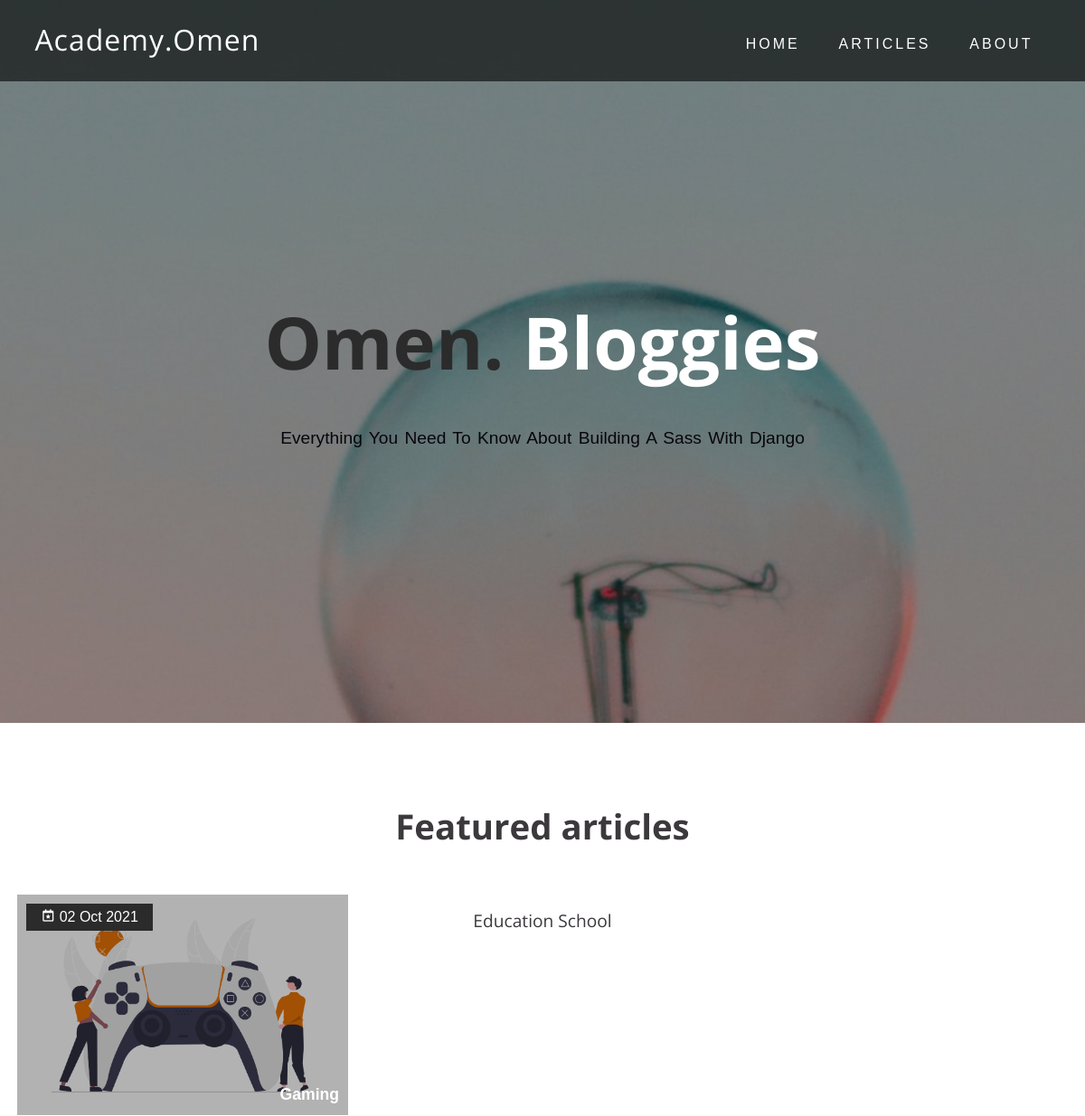
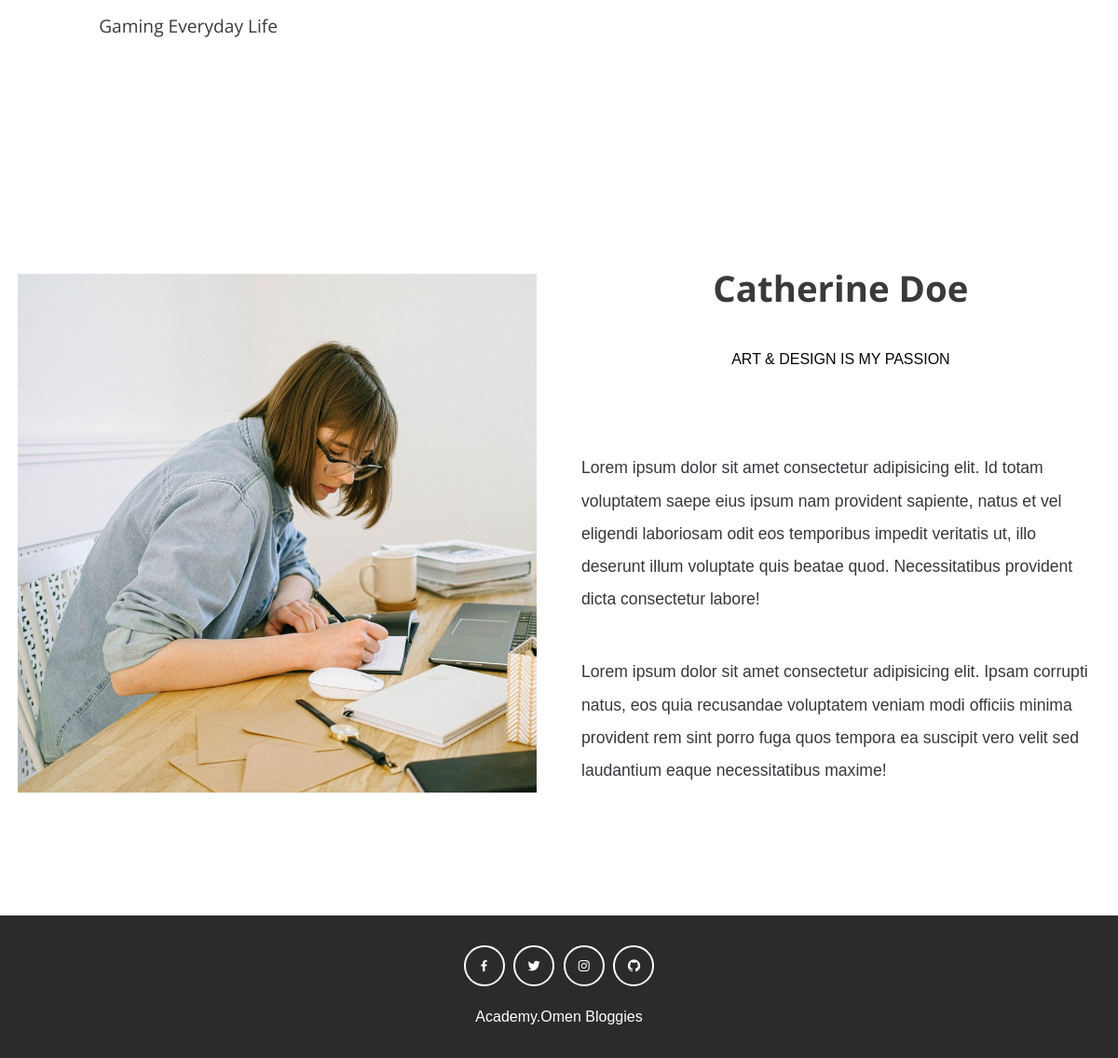
The page / on the database its author committed (2 pictures, top to bottom).
### blog/models.py (models this page shows, shortened)
class Article(models.Model):
    author = models.ForeignKey(
        Profile, on_delete=models.CASCADE, related_name='author'
    )
    headline = models.CharField(max_length=200)
    sub_headline = models.CharField(max_length=200, null=True, blank=True)
    image = models.ImageField(null=True, blank=True, upload_to="article", default="placeholder.png")
    body = RichTextUploadingField(null=True, blank=True)
    featured = models.BooleanField(default=False)
    tags = models.ManyToManyField(Tag, blank=True)
    options = (
        ('draft','Draft'),
        ('published','Published'),
    )
    slug = models.SlugField(max_length=250, unique_for_date='publish')
    publish = models.DateTimeField(default=timezone.now)
    status = models.CharField(max_length=10, choices=options, default='draft')
    objects = models.Manager()
    articlemanager = ArticleManager()
    def get_absolute_url(self):
        return reverse('blog:article', args=[self.slug])
    class Meta:
        ordering = ('-publish',)

### blog/views.py (the view)
# urls.py: path('', views.home, name='home'),
def home(request):
    featured = Article.articlemanager.filter(featured=True)[0:3]
    context = {
        'articles': featured
    }
    return render(request, 'index.html', context)

### blog/models.py (called while the page is built)
    def get_queryset(self):
        return super().get_queryset().filter(status='published')

### blog/templates/index.html (shortened to what this page needs)
{% load static %}
<!DOCTYPE html>
<html>
  <head>
    <link href='https://unpkg.com/boxicons@2.0.7/css/boxicons.min.css' rel='stylesheet'>
    <link rel="stylesheet" href="{% static 'css/style.css' %}">
  </head>
  <body>
    <header>
      <nav class = "navbar">
        <div class = "container">
          <a href = "{% url 'blog:home' %}" class = "navbar-brand">Academy.Omen</a>
          <div class = "navbar-nav">
            <a href = "{% url 'blog:home' %}">home</a>
            <a href = "{% url 'blog:articles' %}">articles</a>
            <a href = "">about</a>
          </div>
        </div>
      </nav>
      <div class = "banner">
        <div class = "container">
          <h1 class = "banner-title">
            <span>Omen.</span> Bloggies
          </h1>
          <p>everything you need to know about building a Sass with Django</p>
        </div>
      </div>
    </header>
    <section class = "featured" id = "featured">
      <div class = "container">
        <div class = "title">
          <h2>Featured articles</h2>
        </div>
        <div class = "featured-content">
          {% for article in articles %}
          <div class = "featured-item">
            <div class = "featured-img">
              <a href="{{ article.get_absolute_url }}">
              <img src = "{{ article.image.url }}" alt = "">
              <span><i class='bx bx-calendar-star'></i> {{ article.publish|date:"d M Y" }}</span>
              <span>{{ article.sub_headline }}</span>
            </a>
            </div>
            <div class = "featured-title">
              <a href = "{{ article.get_absolute_url }}">{{ article.headline }}</a>
            </div>
          </div>
          {% empty %}
            <h3>No featured Article at the Moment ...</h3>
          {% endfor %}
        </div>
      </div>
    </section>
    <section class = "about" id = "about">
      <div class = "container">
        <div class = "about-content">
          <div>
            <img src = "{% static 'images/about.jpg' %}" alt = "">
          </div>
          <div class = "about-text">
            <div class = "title">
              <h2>Catherine Doe</h2>
              <p>art & design is my passion</p>
            </div>
            <p>Lorem ipsum dolor sit amet consectetur adipisicing elit. Id totam voluptatem saepe eius ipsum nam provident sapiente, natus et vel eligendi laboriosam odit eos temporibus impedit veritatis ut, illo deserunt illum voluptate quis beatae quod. Necessitatibus provident dicta consectetur labore!</p>
            <p>Lorem ipsum dolor sit amet consectetur adipisicing elit. Ipsam corrupti natus, eos quia recusandae voluptatem veniam modi officiis minima provident rem sint porro fuga quos tempora ea suscipit vero velit sed laudantium eaque necessitatibus maxime!</p>
          </div>
        </div>
      </div>
    </section>
    <footer>
      <div class = "social-links">
        <a href = "#"><i class='bx bxl-facebook'></i></a>
        <a href = "#"><i class='bx bxl-twitter'></i></a>
        <a href = "#"><i class='bx bxl-instagram'></i></a>
        <a href = "#"><i class='bx bxl-github'></i></a>
      </div>
      <span>Academy.Omen Bloggies</span>
    </footer>
  </body>
</html>

### static/css/style.css (style rules this page uses)
:root { --OpenSans: 'Open Sans', serif; --Monserrat: 'Monserrat', sans-serif; --dark: #3c393d; --exDark: #2b2b2b; --blue: #4285f4; }
* { padding: 0; margin: 0; font-family: var(--Monserrat); }
body { line-height: 1.4; color: var(--dark); }
img { width: 100%; display: block; }
p { font-size: 16px; color: #07050d; line-height: 2; margin: 24px 0; }
.container { max-width: 1200px; margin: 0 auto; padding: 0 1.2rem; }
header { min-height: 100vh; background: linear-gradient(rgba(0, 0, 0, 0.4), rgba(0, 0, 0, 0.4)), url(../images/background.jpg) center/cover no-repeat fixed; display: flex; flex-direction: column; justify-content: stretch; }
.navbar { background: rgba(0, 0, 0, 0.6); padding: 1.2rem; }
.navbar-brand { color: #fff; font-size: 2rem; display: block; text-align: center; text-decoration: none; font-family: var(--OpenSans); letter-spacing: 1px; }
.navbar-nav { padding: 0.8rem 0 0.2rem 0; text-align: center; }
.navbar-nav a { text-transform: uppercase; font-family: var(--Monserrat); letter-spacing: 1px; font-weight: 500; color: #fff; text-decoration: none; display: inline-block; padding: 0.4rem 0.1rem; letter-spacing: 3px; transition: opacity 0.5s ease; }
.banner { flex: 1; display: flex; align-items: center; justify-content: center; text-align: center; color: #fff; }
.banner-title { font-size: 3rem; font-family: var(--OpenSans); line-height: 1.2; }
.banner-title span { font-family: var(--OpenSans); color: var(--exDark); }
.banner p { padding: 1rem 0 2rem 0; font-size: 1.2rem; text-transform: capitalize; font-family: var(--Monserrat); font-weight: 300; word-spacing: 2px; }
.featured { padding: 4.5rem 0; }
.title { text-align: center; padding: 1rem 0; }
.title h2 { font-family: var(--OpenSans); font-size: 2.4rem; }
.title p { text-transform: uppercase; padding: 0.6rem 0; }
.featured-content { margin: 2rem 0; }
.featured-item { cursor: pointer; margin: 1.5rem 0; }
.featured-img { position: relative; overflow: hidden; }
.featured-img::after { position: absolute; content: ""; top: 0; left: 0; width: 100%; height: 100%; background: rgba(0, 0, 0, 0.3); }
.featured-img img { transition: all 0.5s ease; }
.featured-img span:first-of-type { position: absolute; z-index: 1; top: 10px; left: 10px; background: var(--exDark); color: #fff; padding: 0.25rem 1rem; }
.featured-img span:last-of-type { position: absolute; z-index: 1; bottom: 10px; right: 10px; color: #fff; font-weight: 700; font-size: 1.1rem; }
.featured-title { padding: 1rem; font-size: 1.2rem; text-align: center; width: 70%; margin: 0 auto; }
.featured-title a { color: var(--dark); text-decoration: none; text-transform: capitalize; font-family: var(--OpenSans); }
.about { padding: 4.5rem 0; }
.about-text { margin: 2rem 0; }
.about-text > p { font-size: 1.1rem; padding: 0.6rem 0; opacity: 0.8; }
footer { background: var(--exDark); color: #fff; text-align: center; padding: 2rem 0; }
.social-links { display: flex; justify-content: center; margin-bottom: 1.4rem; }
.social-links a { border: 2px solid #fff; color: #fff; display: block; width: 40px; height: 40px; display: flex; justify-content: center; align-items: center; border-radius: 50%; text-decoration: none; margin: 0 0.3rem; transition: all 0.5s ease; }
@media screen and (min-width: 540px) { .navbar-nav a { padding-right: 1.2rem; padding-left: 1.2rem; } }
@media screen and (min-width: 540px) { .banner-title { font-size: 5rem; } }
@media screen and (min-width: 768px) { .navbar .container { display: flex; align-items: center; justify-content: space-between; } }
@media screen and (min-width: 768px) { .featured-content { display: grid; grid-template-columns: repeat(2, 1fr); gap: 2rem; } }
@media screen and (min-width: 768px) { .featured-item { margin: 0; } }
@media screen and (min-width: 992px) { .about-content { display: grid; grid-template-columns: repeat(2, 1fr); column-gap: 3rem; align-items: center; } }
@media screen and (min-width: 1200px) { .featured-content { grid-template-columns: repeat(3, 1fr); } }

### rows shown on the page
Article: image (picture), publish "02 Oct 2021", sub_headline "Gaming", headline "Gaming Everyday Life"
Article: headline "Education School"
